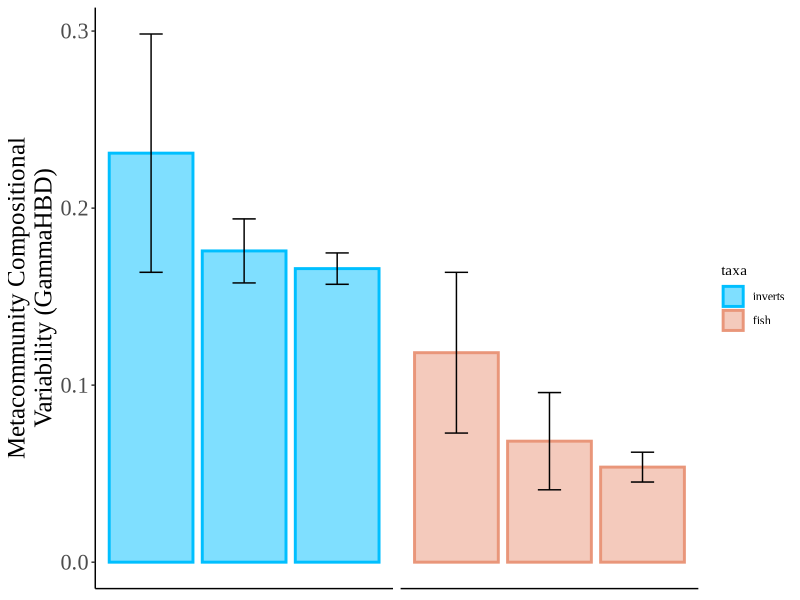
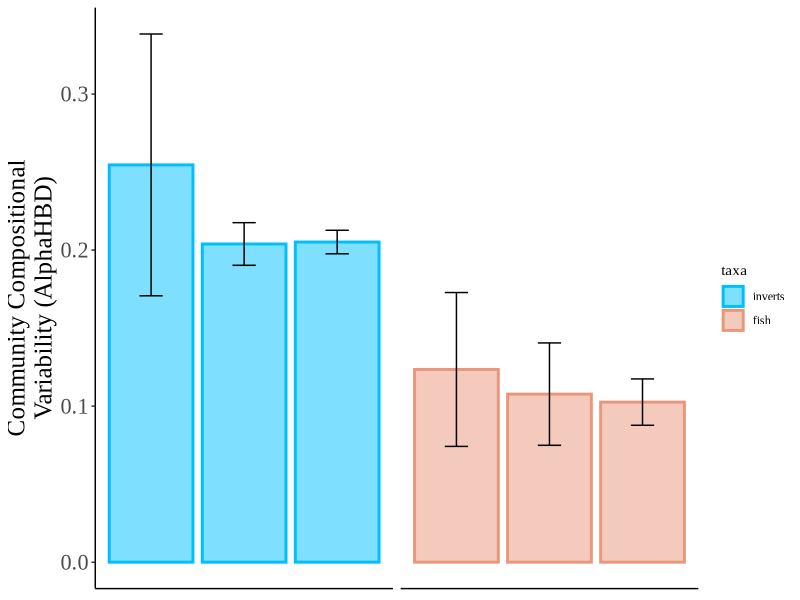
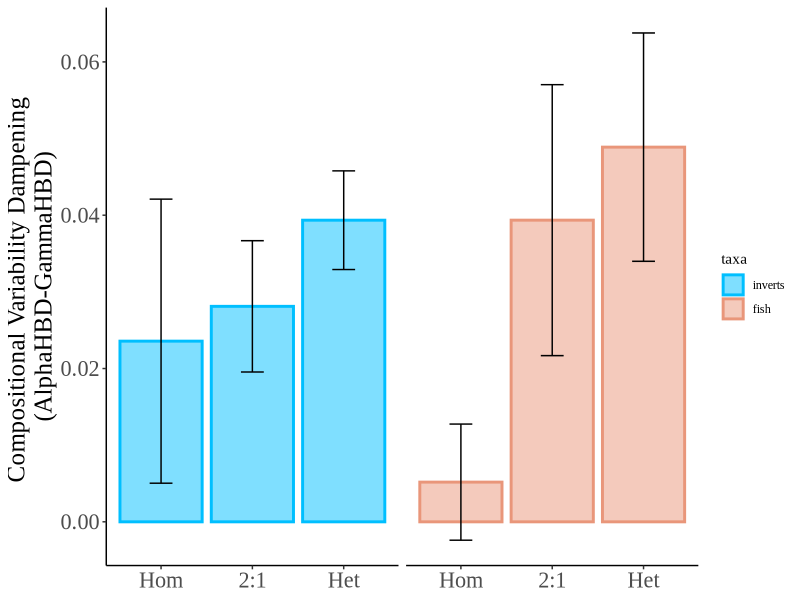
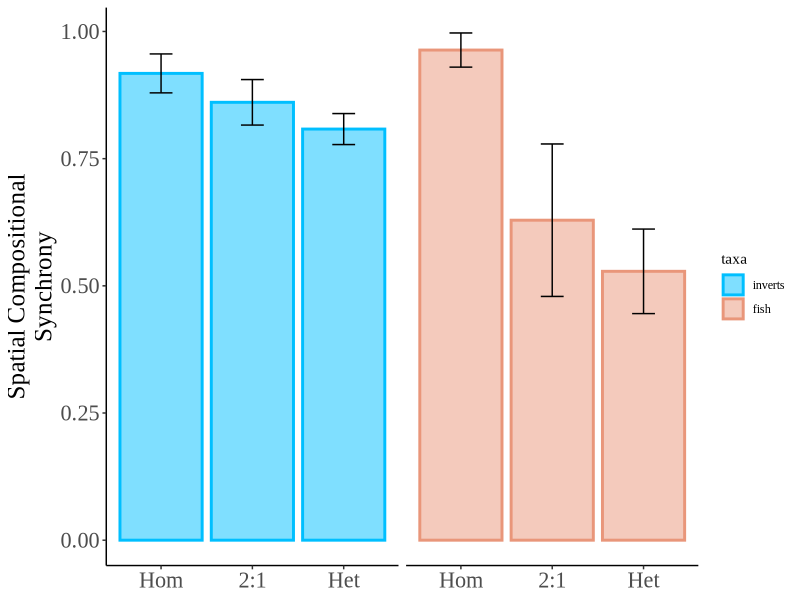
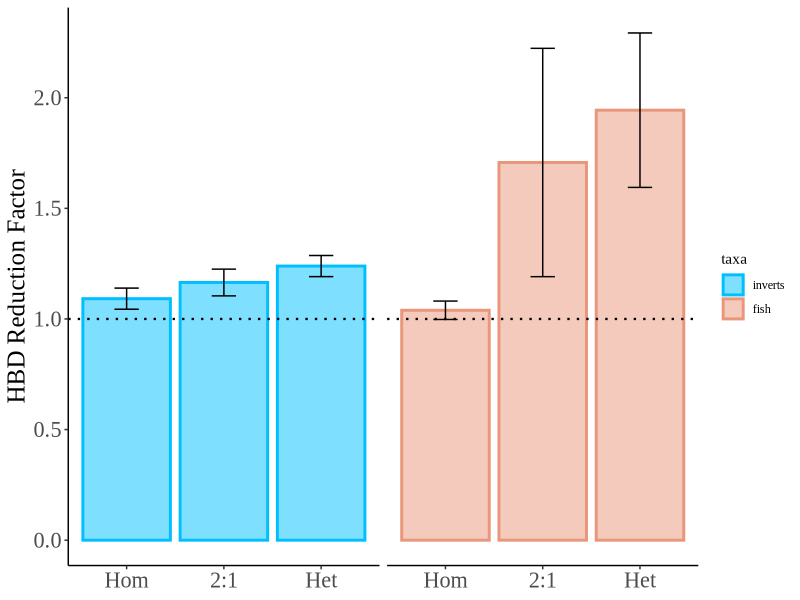
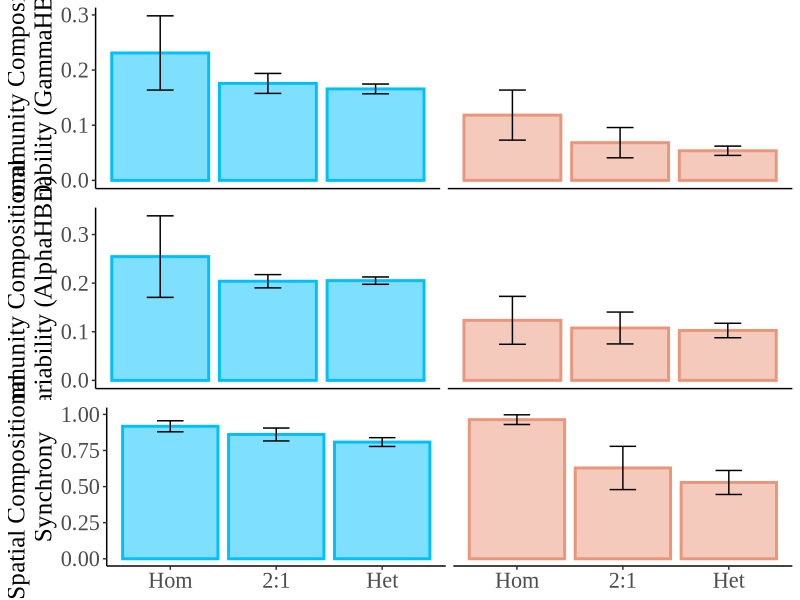
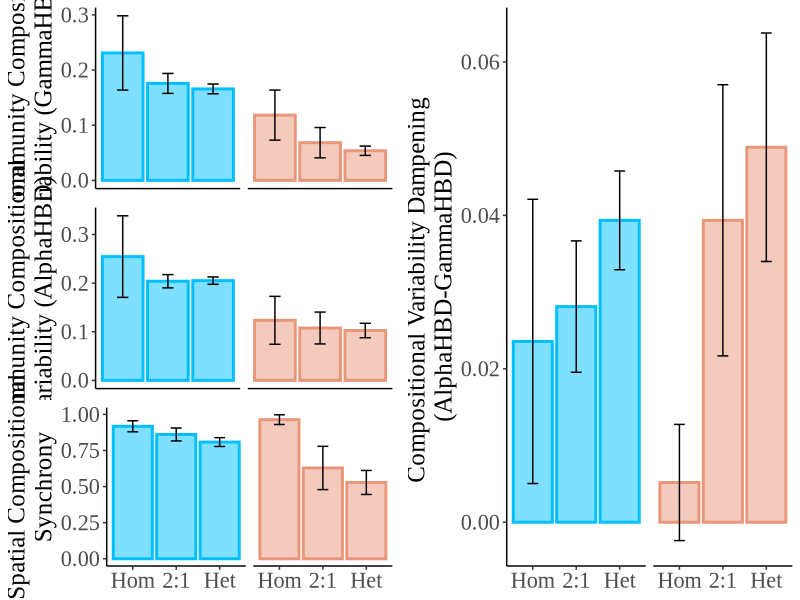

The R script that drew these images, in order: (Note: this script raises an error after producing the figures.)
#### Plotting Temporal Beta Diversity Results across all taxa

library(tidyverse)
library(ggplot2)
library(ggpubr)

##Read in variance partitoning results

inverts <- read.csv("data/temporal_betadiv_results/invert_temporal_betadiv_results_bootstrapped.csv") %>%
  rename(Combination = "Combo") %>%
  select(taxa, Iteration, Combination, combo_type, GammaHBD, AlphaHBD, PhiHBD, HBD_diff)


fish <- read.csv("data/temporal_betadiv_results/fish_temporal_betadiv_results_bootstrapped.csv") %>%
  rename(Combination = "Combo") %>%
  select(taxa, Iteration, Combination, combo_type, GammaHBD, AlphaHBD, PhiHBD, HBD_diff)

df <- rbind(inverts,fish) %>%
  mutate(HBD_reduction_factor = AlphaHBD/GammaHBD) %>%
  mutate(combo_type_ab = case_when(
  startsWith(combo_type, "Het") ~ "Het",
  startsWith(combo_type, "2:1") ~ "2:1",
  startsWith(combo_type, "Hom") ~ "Hom",
))

df$combo_type_ab <- ordered(df$combo_type_ab,
                            levels = c("Hom", "2:1", "Het"))

df$taxa <- ordered(df$taxa,
                   levels = c("inverts", "fish"))

df_2 <- df 



##Plotting column chart of mean w/ standard deviation -- for all combinations ---------------------
standard_error <- function(x) {
  sd(x, na.rm = TRUE) / sqrt(length(na.omit(x)))
}

df_4 <- df_2 %>%
  # filter(Combination %in% c("Glacier-fed_Rain-fed_Snow-fed", "Rain-fed_Rain-fed_Rain-fed", "Rain-fed_Snow-fed_Snow-fed")) %>%
  select(taxa, Iteration, Combination, combo_type_ab, GammaHBD, AlphaHBD, PhiHBD, HBD_diff, HBD_reduction_factor) %>%
  group_by(taxa, combo_type_ab) %>%
  summarise_at(vars(GammaHBD, AlphaHBD, PhiHBD, HBD_diff, HBD_reduction_factor), 
               list(mean = ~mean(.x, na.rm = TRUE), 
                    sd = ~sd(.x, na.rm = TRUE), 
                    se = ~standard_error(.x)))



df_4$combo_type_ab <- ordered(df_4$combo_type_ab,
                           levels = c("Hom", "2:1", "Het"))
df_4$taxa <- ordered(df_4$taxa,
                     levels = c("inverts", "fish"))


meta_HBD_2 <- ggplot(df_4, aes(x = combo_type_ab, y = GammaHBD_mean, group = combo_type_ab, fill = taxa)) +
  geom_col(aes(color = taxa), alpha = 0.5, linewidth =1) +
  geom_errorbar(aes(ymin = GammaHBD_mean - GammaHBD_sd, ymax = GammaHBD_mean + GammaHBD_sd, group = taxa), position = position_dodge(width = 0.9), width = 0.25) +
  scale_fill_manual(values = c("deepskyblue", "darksalmon"))+
  scale_colour_manual(values = c("deepskyblue", "darksalmon"))+
  theme_classic() +
  ylab("Metacommunity Compositional\nVariability (GammaHBD)")+
  # theme(axis.title.y = element_text(size = 14),axis.title.x = element_blank(), axis.text.x = element_text(size = 12), axis.text.y = element_text(size = 12), legend.position = "right", text = element_text(family = "Times New Roman"), strip.text = element_blank()) +
  theme(axis.title.y = element_text(size = 18),axis.title.x = element_blank(), axis.text.x = element_blank(), axis.ticks.x = element_blank(),  axis.text.y = element_text(size = 16), legend.position = "right", text = element_text(family = "Times New Roman"), strip.text = element_blank()) +
  facet_wrap(~taxa)
meta_HBD_2


local_HBD_2 <- ggplot(df_4, aes(x = combo_type_ab, y = AlphaHBD_mean, group = combo_type_ab, fill = taxa)) +
  geom_col(aes(color = taxa), alpha = 0.5, linewidth =1) +
  geom_errorbar(aes(ymin = AlphaHBD_mean - AlphaHBD_sd, ymax = AlphaHBD_mean + AlphaHBD_sd, group = taxa), position = position_dodge(width = 0.9), width = 0.25) +
  scale_fill_manual(values = c("deepskyblue", "darksalmon"))+
  scale_colour_manual(values = c("deepskyblue", "darksalmon"))+
  theme_classic() +
  ylab("Community Compositional\nVariability (AlphaHBD)")+
  # theme(axis.title.y = element_text(size = 14),axis.title.x = element_blank(), axis.text.x = element_text(size = 12), axis.text.y = element_text(size = 12), legend.position = "right", text = element_text(family = "Times New Roman"), strip.text = element_blank()) +
  theme(axis.title.y = element_text(size = 18),axis.title.x = element_blank(), axis.text.x = element_blank(), axis.ticks.x = element_blank(),  axis.text.y = element_text(size = 16), legend.position = "right", text = element_text(family = "Times New Roman"), strip.text = element_blank()) +
  facet_wrap(~taxa)
local_HBD_2



HBD_diff_2<- ggplot(df_4, aes(x = combo_type_ab, y = HBD_diff_mean, group = combo_type_ab, fill = taxa)) +
  geom_col(aes(color = taxa), alpha = 0.5, linewidth =1) +
  geom_errorbar(aes(ymin = HBD_diff_mean - HBD_diff_sd, ymax = HBD_diff_mean + HBD_diff_sd, group = taxa), position = position_dodge(width = 0.9), width = 0.25) +
  theme_classic() +
  scale_fill_manual(values = c("deepskyblue", "darksalmon"))+
  scale_colour_manual(values = c("deepskyblue", "darksalmon"))+
  ylab("Compositional Variability Dampening \n(AlphaHBD-GammaHBD)")+
  theme(axis.title.y = element_text(size = 18),axis.title.x = element_blank(), axis.text.x = element_text(size = 16), axis.text.y = element_text(size = 16), legend.position = "right", text = element_text(family = "Times New Roman"), strip.text = element_blank()) +
  facet_wrap(~taxa, nrow = 1)
HBD_diff_2


comm_async_2<- ggplot(df_4, aes(x = combo_type_ab, y = PhiHBD_mean, group = combo_type_ab, fill = taxa)) +
  geom_col(aes(color = taxa), alpha = 0.5, linewidth =1) +
  geom_errorbar(aes(ymin = PhiHBD_mean - PhiHBD_sd, ymax = PhiHBD_mean + PhiHBD_sd, group = taxa), position = position_dodge(width = 0.9), width = 0.25) +
  theme_classic() +
  scale_fill_manual(values = c("deepskyblue", "darksalmon"))+
  scale_colour_manual(values = c("deepskyblue", "darksalmon"))+
  ylab("Spatial Compositional\nSynchrony")+
  theme(axis.title.y = element_text(size = 18),axis.title.x = element_blank(), axis.text.x = element_text(size = 16), axis.text.y = element_text(size = 16), legend.position = "right", text = element_text(family = "Times New Roman"), strip.text = element_blank()) +
  facet_wrap(~taxa, nrow = 1)
comm_async_2


HBD_rf<- ggplot(df_4, aes(x = combo_type_ab, y = HBD_reduction_factor_mean, group = combo_type_ab, fill = taxa)) +
  geom_col(aes(color = taxa), alpha = 0.5, linewidth =1) +
  geom_errorbar(aes(ymin = HBD_reduction_factor_mean - HBD_reduction_factor_sd, ymax = HBD_reduction_factor_mean + HBD_reduction_factor_sd, group = taxa), position = position_dodge(width = 0.9), width = 0.25) +
  geom_hline(yintercept = 1, linetype = "dotted", color = "black", linewidth = 0.8) +
  theme_classic() +
  scale_fill_manual(values = c("deepskyblue", "darksalmon"))+
  scale_colour_manual(values = c("deepskyblue", "darksalmon"))+
  ylab("HBD Reduction Factor")+
  theme(axis.title.y = element_text(size = 18),axis.title.x = element_blank(), axis.text.x = element_text(size = 16), axis.text.y = element_text(size = 16), legend.position = "right", text = element_text(family = "Times New Roman"), strip.text = element_blank()) +
  facet_wrap(~taxa, nrow = 1)
HBD_rf


meta_local_HBD_2 <- ggarrange(meta_HBD_2, local_HBD_2, comm_async_2, legend = "none", 
                             #labels = c("a)", "b)", "c)"),
                             ncol = 1, nrow = 3, font.label = list(colour = "black", size = 18, family = "Times New Roman"))
meta_local_HBD_2

final_fig <- ggarrange(meta_local_HBD_2, HBD_diff_2, legend = "none", ncol = 2, nrow = 1)
final_fig

###ANOVAs

meta_aov <- aov(CV_C_R ~ combo_type*taxa, df_2)
summary(meta_aov)
TukeyHSD(meta_aov)


##Plotting results for predicted climate homogenization gradient (rain, rain-rain-snow (or rain-snow-snow), and then rain-snow-ice) ------------

df_3 <- df_2 %>%
  filter(Combination %in% c("Glacier-fed_Rain-fed_Snow-fed", "Rain-fed_Rain-fed_Rain-fed", "Rain-fed_Snow-fed_Snow-fed")) %>%
  select(taxa, Combination, combo_type_ab, GammaHBD:HBD_reduction_factor) %>%
  group_by(taxa, Combination, combo_type_ab) %>%
  summarise_at(vars(GammaHBD, AlphaHBD, PhiHBD, HBD_diff, HBD_reduction_factor), 
               list(mean = ~mean(.x, na.rm = TRUE), 
                    sd = ~sd(.x, na.rm = TRUE), 
                    se = ~standard_error(.x)))




df_3$combo_type_ab <- ordered(df_3$combo_type_ab,
                           levels = c("Het",  "2:1", "Hom"))
df_3$taxa <- ordered(df_3$taxa,
                     levels = c("inverts", "fish"))


meta_tb_2 <- ggplot(df_3, aes(x = combo_type_ab, y = GammaHBD_mean, group = combo_type_ab, fill = taxa)) +
  geom_col(aes(color = taxa), alpha = 0.5, linewidth =1) +
  geom_errorbar(aes(ymin = GammaHBD_mean - GammaHBD_sd, ymax = GammaHBD_mean + GammaHBD_sd, group = taxa), position = position_dodge(width = 0.9), width = 0.25) +
  scale_fill_manual(values = c( "deepskyblue", "darksalmon"))+
  scale_colour_manual(values = c( "deepskyblue", "darksalmon"))+
  theme_classic() +
  ylab("Metacommunity Compositional\nVariability (GammaHBD)")+
  #  theme(axis.title.y = element_text(size = 14),axis.title.x = element_blank(), axis.text.x = element_text(size = 12), axis.text.y = element_text(size = 12), legend.position = "right", text = element_text(family = "Times New Roman"), strip.text = element_blank()) +
  theme(axis.title.y = element_text(size = 18),axis.title.x = element_blank(), axis.text.x = element_blank(), axis.ticks.x = element_blank(), axis.text.y = element_text(size = 16), legend.position = "right", text = element_text(family = "Times New Roman"), strip.text = element_blank()) +
  
  facet_wrap(~taxa)
meta_tb_2


local_tb_2 <- ggplot(df_3, aes(x = combo_type_ab, y = AlphaHBD_mean, group = combo_type_ab, fill = taxa)) +
  geom_col(aes(color = taxa), alpha = 0.5, linewidth =1) +
  geom_errorbar(aes(ymin = AlphaHBD_mean - AlphaHBD_sd, ymax = AlphaHBD_mean + AlphaHBD_sd, group = taxa), position = position_dodge(width = 0.9), width = 0.25) +
  scale_fill_manual(values = c( "deepskyblue", "darksalmon"))+
  scale_colour_manual(values = c( "deepskyblue", "darksalmon"))+
  theme_classic() +
  ylab("Community Compositional\nVariability (AlphaHBD)")+
  # theme(axis.title.y = element_text(size = 14),axis.title.x = element_blank(), axis.text.x = element_text(size = 12), axis.text.y = element_text(size = 12), legend.position = "right", text = element_text(family = "Times New Roman"), strip.text = element_blank()) +
  theme(axis.title.y = element_text(size = 18),axis.title.x = element_blank(), axis.text.x = element_blank(), axis.ticks.x = element_blank(),  axis.text.y = element_text(size = 16), legend.position = "right", text = element_text(family = "Times New Roman"), strip.text = element_blank()) +
  
  facet_wrap(~taxa)
local_tb_2


tb_diff_2<- ggplot(df_3, aes(x = combo_type_ab, y =  HBD_diff_mean, group = combo_type_ab, fill = taxa)) +
  geom_col(aes(color = taxa), alpha = 0.5, linewidth =1) +
  geom_errorbar(aes(ymin =  HBD_diff_mean -  HBD_diff_sd, ymax =  HBD_diff_mean +  HBD_diff_sd, group = taxa), position = position_dodge(width = 0.9), width = 0.25) +
  theme_classic() +
  scale_fill_manual(values = c( "deepskyblue", "darksalmon"))+
  scale_colour_manual(values = c( "deepskyblue", "darksalmon"))+
  ylab("Compositional Variability Dampening \n(AlphaHBD-GammaHBD)")+
  theme(axis.title.y = element_text(size = 18),axis.title.x = element_blank(), axis.text.x = element_text(size = 16), axis.text.y = element_text(size = 16), legend.position = "right", text = element_text(family = "Times New Roman"), strip.text = element_blank()) +
  # theme(axis.title.y = element_text(size = 14),axis.title.x = element_blank(), axis.text.x = element_blank(), axis.ticks.x = element_blank(),  axis.text.y = element_text(size = 12), legend.position = "right", text = element_text(family = "Times New Roman"), strip.text = element_blank()) +
  
  facet_wrap(~taxa, nrow = 1)
tb_diff_2


comm_async_2<- ggplot(df_3, aes(x = combo_type_ab, y = PhiHBD_mean, group = combo_type_ab, fill = taxa)) +
  geom_col(aes(color = taxa), alpha = 0.5, linewidth =1) +
  geom_errorbar(aes(ymin = PhiHBD_mean - PhiHBD_sd, ymax = PhiHBD_mean + PhiHBD_sd, group = taxa), position = position_dodge(width = 0.9), width = 0.25) +
  theme_classic() +
  scale_fill_manual(values = c( "deepskyblue", "darksalmon"))+
  scale_colour_manual(values = c( "deepskyblue", "darksalmon"))+
  ylab("Community Level \nSpatial Synchrony")+
  theme(axis.title.y = element_text(size = 18),axis.title.x = element_blank(), axis.text.x = element_text(size = 16), axis.text.y = element_text(size = 16), legend.position = "right", text = element_text(family = "Times New Roman"), strip.text = element_blank()) +
  # theme(axis.title.y = element_text(size = 14),axis.title.x = element_blank(), axis.text.x = element_blank(), axis.ticks.x = element_blank(), axis.text.y = element_text(size = 12), legend.position = "right", text = element_text(family = "Times New Roman"), strip.text = element_blank()) +
  
  facet_wrap(~taxa, nrow = 1)
comm_async_2



meta_local_tb_2 <- ggarrange(meta_tb_2, local_tb_2, comm_async_2, legend = "none", 
                            
                             ncol = 1, nrow = 3, font.label = list(colour = "black", size = 18, family = "Times New Roman"))
meta_local_tb_2

final_fig <- ggarrange(meta_local_tb_2, tb_diff_2, legend = "none",  ncol = 2, nrow = 1, font.label = list(colour = "black", size = 18, family = "Times New Roman"))

final_fig
